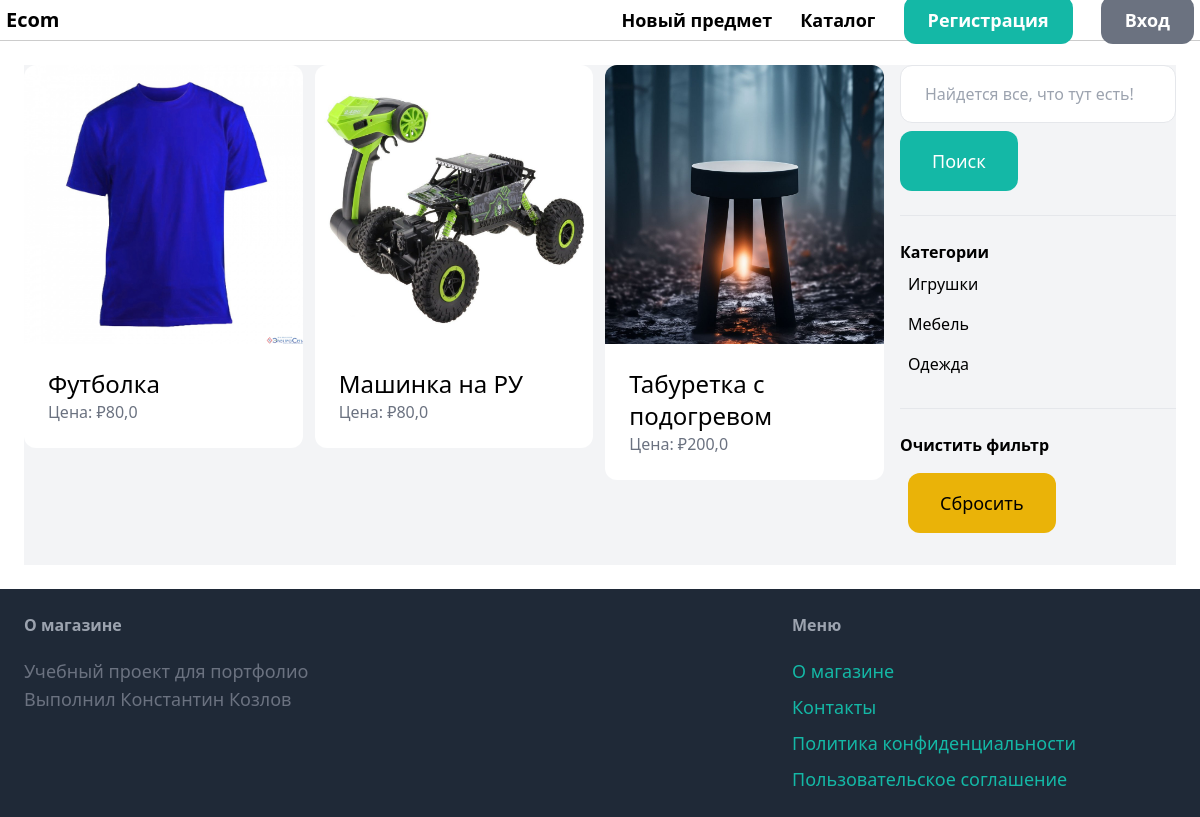
The app's page /items/ with its own data.
### item/models.py (models this page shows, shortened)
class Item(models.Model):
    category = models.ForeignKey(Category, related_name='items', on_delete=models.CASCADE)
    name = models.CharField(max_length=255)
    description = models.TextField(blank=True, null=True)
    price = models.FloatField()
    image = models.ImageField(upload_to='item_images', blank=True, null=True)
    is_sold = models.BooleanField(default=False)
    created_at = models.DateTimeField(auto_now_add=True)
    created_by = models.ForeignKey(User, related_name='items', on_delete=models.CASCADE)

class Category(models.Model):
    name = models.CharField(max_length=255)
    class Meta:
        ordering = ('name',)
        verbose_name_plural = 'Categories'

### item/views.py (the view)
# urls.py: path('items/', include('item.urls')),
def items(request):
    query = request.GET.get('query', '')
    category_id = request.GET.get('category', 0)
    category = Category.objects.all()
    items = Item.objects.filter(is_sold=False)
    if category_id:
        items = items.filter(category_id=category_id)
    if query:
        items = items.filter(Q(name__iregex=query) | Q(description__iregex=query))
    return render(request, 'item/items.html',
                  {'items': items, 'query': query, 'categories': category, 'category_id': int(category_id)})

### item/templates/item/items.html (shortened to what this page needs)
{% extends 'core/base.html' %}
{% block content %}
<div class="pb-6 grid grid-cols-4 gap-4 bg-gray-100">
    <div class="col-span-3">
        <div class="grid grid-cols-3 gap-3">
            {% for item in items %}
            <div>
                <a href="{% url 'item:detail' item.id %}">
                    <div>
                        {% if item.image %}
                        <img src="{{ item.image.url }}" alt="{{ item.name }}" class="rounded-t-xl">
                        {% endif %}
                    </div>
                    <div class="p-6 bg-white rounded-b-xl">
                        <h2 class="text-2xl">{{ item.name }}</h2>
                        <p class="text-gray-500">Цена: ₽{{ item.price }}</p>
                    </div>
                </a>
            </div>
            {% endfor %}
        </div>
    </div>
    <div class="col-span-1">
        <form method="GET" action="{% url 'item:items' %}">
            <input name="query" class="w-full py-4 px-6 border rounded-xl" type="text" value="{{ query }}"
                   placeholder="Найдется все, что тут есть!">
            <button class="mt-2 py-4 px-8 text-lg bg-teal-500 text-white rounded-xl hover:bg-teal-700">
                Поиск
            </button>
        </form>
        <hr class="my-6">
        <p class="font-semibold">Категории</p>
        <ul>
            {% for category in categories %}
            <li class="py-2 px-2 rounded-xl{%  if category.id == category_id %} bg-gray-200{% endif %}">
                <a href="{% url 'item:items' %}?query={{ query }}&category={{ category.id }}">{{ category.name }}</a>
            </li>
            {% endfor %}
        </ul>
        <hr class="my-6">
        <p class="font-semibold">Очистить фильтр</p>
        <ul>
            <li class="py-2 px-2 rounded-xl">
                <a href="{% url 'item:items' %}"
                   class="mt-2 py-4 px-8 inline-block text-lg bg-yellow-500 text-lg text-hwite rounded-xl hover:bg-yellow-700">
                    Сбросить
                </a>
            </li>
        </ul>
    </div>
</div>
{% endblock %}

### records on screen
Item: image (picture), name "Футболка", price "80,0"
Item: image (picture), name "Машинка на РУ", price "80,0"
Item: image (picture), name "Табуретка с подогревом", price "200,0"
Category: name "Игрушки"
Category: name "Мебель"
Category: name "Одежда"
